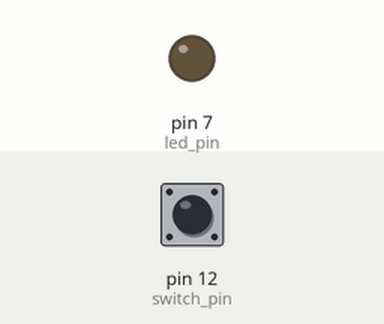
Simulated run of this sketch. Board: Arduino Uno, built with avr-gcc and run on an emulated ATmega328P. On the bench: output pins drawn as LEDs (lit = HIGH). Inputs (shaded band) come from the test bench; at power-on: pin 12 (switch_pin) HIGH.

Above: at 0.1 s.
At 1.1 s:
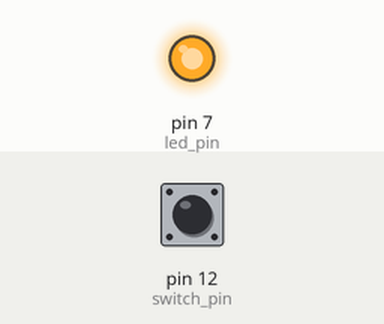
Timing chart, 0 to 2.6 s (numbered marks = the images above):
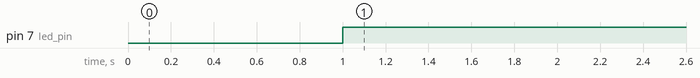

Measured:
- by itself, pin 7 (led_pin): LOW → HIGH at 1.0 s

The sketch:

Assignment_6.ino
```cpp
// Assignment six
// Chandrakumar

int led_pin = 7;
int switch_pin = 12;

void setup()
{
  pinMode(led_pin, OUTPUT);
  pinMode(switch_pin, INPUT_PULLUP);
}

void loop()
{
  int switch_state = digitalRead(switch_pin);
  if (switch_state == 1)
  {
    delay(1000);
    digitalWrite(led_pin, HIGH);
  }
  else
  {
    delay(2000);
    digitalWrite(led_pin, LOW);
  }
}
```
